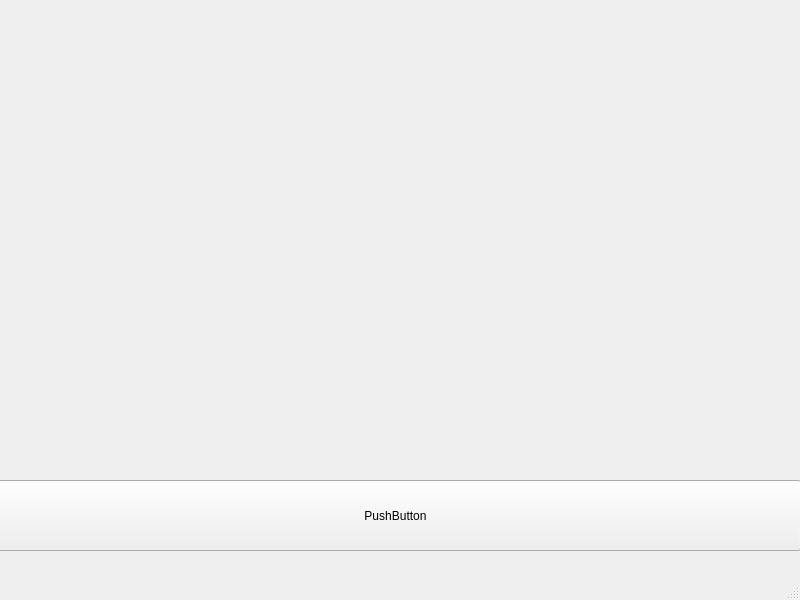
<?xml version="1.0" encoding="UTF-8"?>
<ui version="4.0">
 <class>MainWindow</class>
 <widget class="QMainWindow" name="MainWindow">
  <property name="geometry">
   <rect>
    <x>0</x>
    <y>0</y>
    <width>800</width>
    <height>600</height>
   </rect>
  </property>
  <property name="windowTitle">
   <string>MainWindow</string>
  </property>
  <widget class="QWidget" name="centralwidget">
   <widget class="QPushButton" name="btn_push">
    <property name="geometry">
     <rect>
      <x>-10</x>
      <y>480</y>
      <width>811</width>
      <height>71</height>
     </rect>
    </property>
    <property name="text">
     <string>PushButton</string>
    </property>
   </widget>
  </widget>
  <widget class="QMenuBar" name="menubar">
   <property name="geometry">
    <rect>
     <x>0</x>
     <y>0</y>
     <width>800</width>
     <height>21</height>
    </rect>
   </property>
  </widget>
  <widget class="QStatusBar" name="statusbar"/>
 </widget>
 <resources/>
 <connections/>
</ui>
